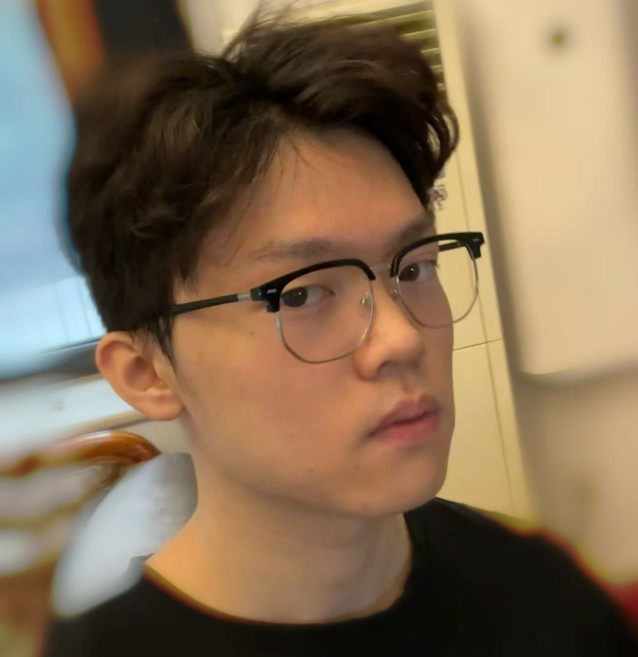
#> input picture test_dhq.jpeg, 1276 x 1314 px (shown at 1/2 size); its folder holds 2 pictures in this run
$ python contact_sheet.py .. ../test_step1_image.jpg
#> lines starting #> are read from the running program, lines starting #| are printed output that depends on the picture
"""Make a numbered contact sheet of a folder: python tools/contact_sheet.py <dir> <out.jpg>"""
import os, sys
from PIL import Image, ImageDraw
d, out = sys.argv[1], sys.argv[2]
files = sorted(os.listdir(d)); cols = 6; w = 260
rows = (len(files) + cols - 1) // cols
sheet = Image.new("RGB", (cols * w, rows * w), "white"); dr = ImageDraw.Draw(sheet)
#> after `sheet = Image.new('RGB', (cols * w, rows * w), 'white')`: sheet: PIL image 1560x260 RGB; every value is 255
for i, f in enumerate(files):
    im = Image.open(os.path.join(d, f)).convert("RGB"); im.thumbnail((w - 6, w - 24))
#> further down, im is the input picture: PIL image 1276x1314 RGB; mean R, G, B 132.1, 110.3, 85
#> after `im.thumbnail((w - 6, w - 24))`:
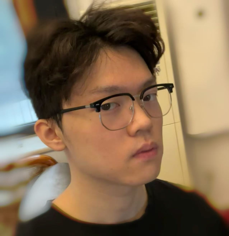
#> im: PIL image 229x236 RGB; mean R, G, B 132.3, 110.4, 85.2
    x, y = (i % cols) * w, (i // cols) * w
    sheet.paste(im, (x + 3, y + 20)); dr.text((x + 4, y + 4), f"{i} {f[:34]}", fill="black")
#> after `sheet.paste(im, (x + 3, y + 20))`:
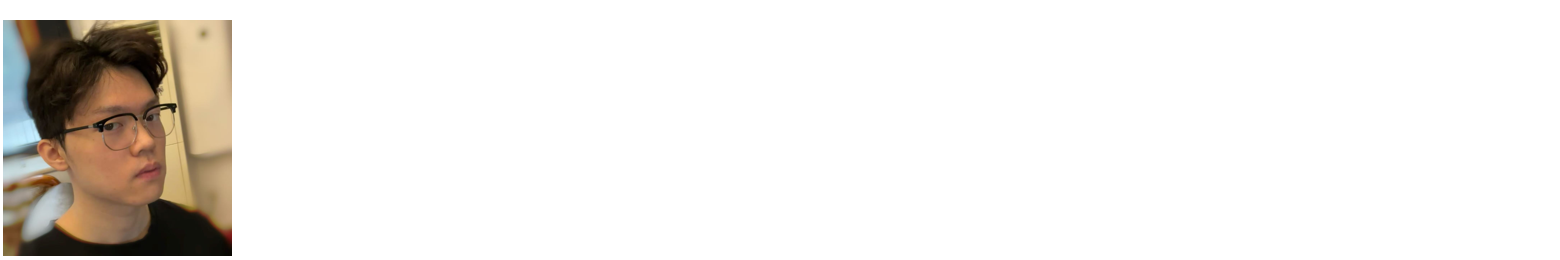
#> sheet: PIL image 1560x260 RGB; mean R, G, B 238.6, 235.7, 232.4
#> pass 2 of the loop `for i, f in enumerate(files):`:
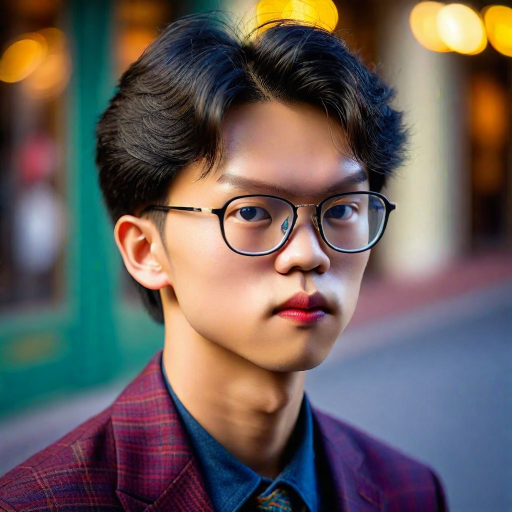
#> input picture test_step1_image.jpg, 1024 x 1024 px (shown at 1/2 size)
#> im is the input picture: PIL image 1024x1024 RGB; mean R, G, B 104.9, 94.1, 91
#> `im.thumbnail((w - 6, w - 24))`:
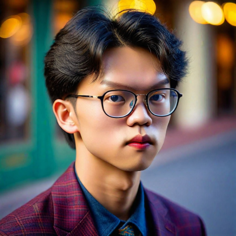
#> im: PIL image 236x236 RGB; mean R, G, B 105.1, 94.2, 91.2
#> `sheet.paste(im, (x + 3, y + 20))`:
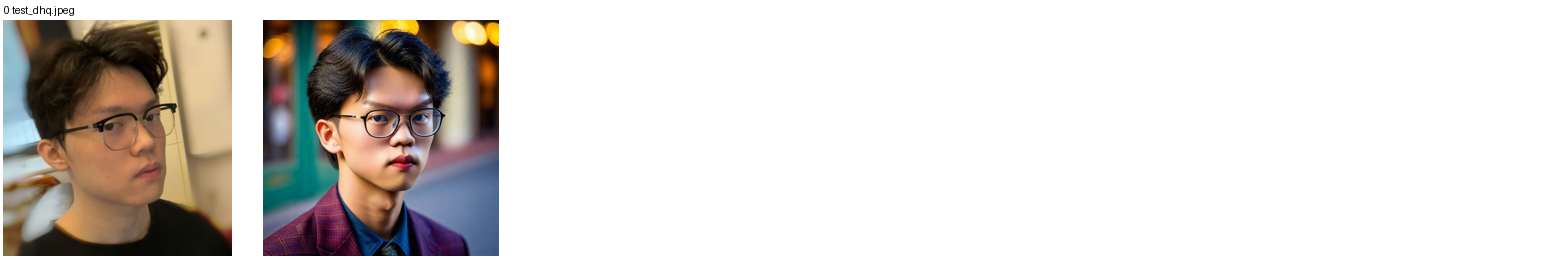
#> sheet: PIL image 1560x260 RGB; mean R, G, B 218, 213.6, 209.8
#> (the run stopped early here; a loop or call above may not have finished)
